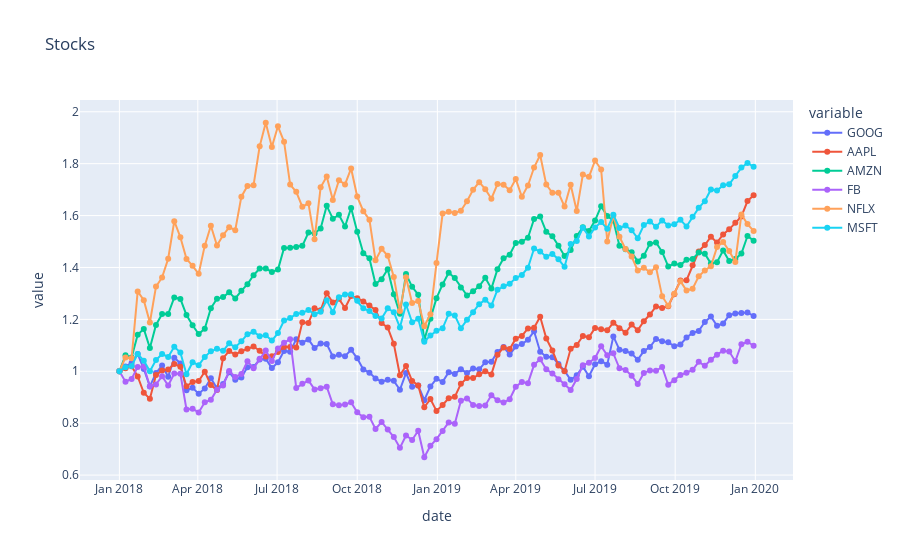

Write notebook code for a chart like this one.
### Markdown cell above
### The stocks dataset

*Hints*:
- Turn stocks dataframe into a structure that can be picked up easily with plotly express

### Code cell
# YOUR CODE HERE
col = stocks.columns[1:]
symbols = ['circle','square','circle','square','circle','square']
fig = px.line(stocks,x='date',y=col,line_shape='linear',title='Stocks',markers=True)
fig.show()
